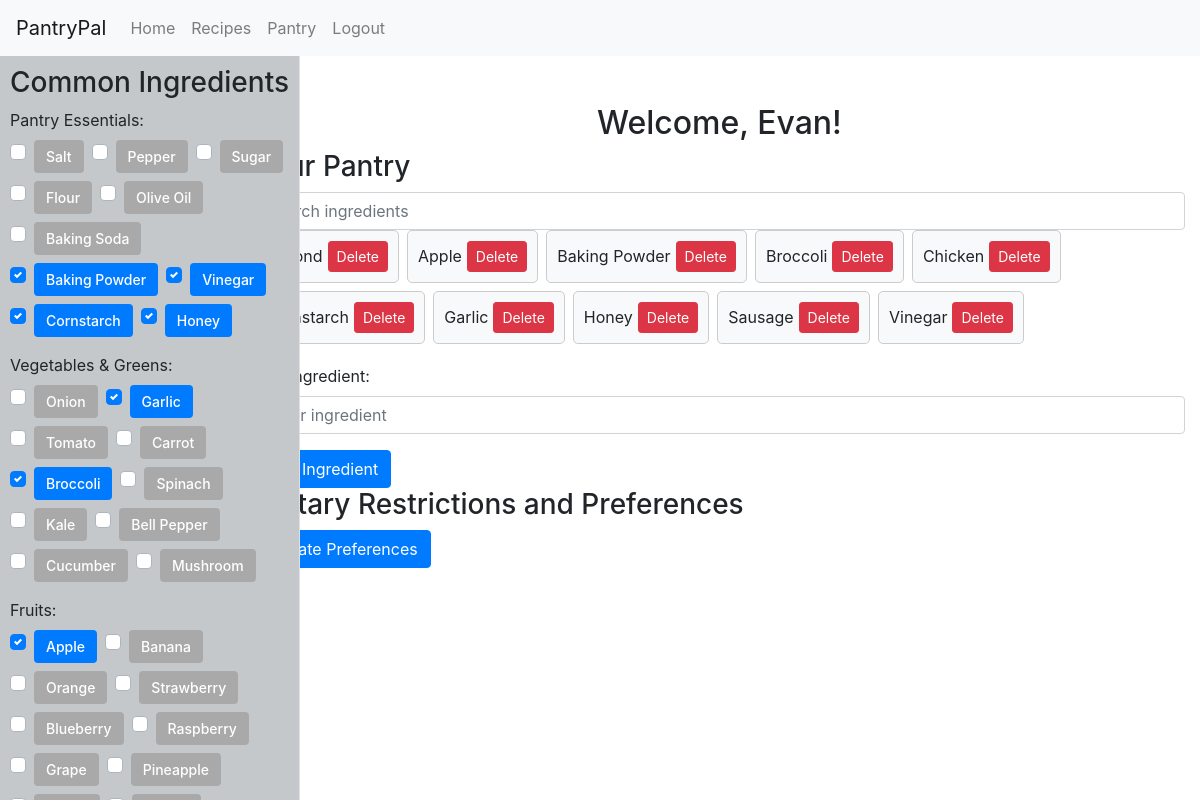
The page /pantry (signed in) on the database its author committed.
### app.py (models this page shows, shortened)
class User(UserMixin, db.Model):
    id = db.Column(db.Integer, primary_key=True)
    username = db.Column(db.String(80), unique=True, nullable=False)
    password = db.Column(db.String(128), nullable=False)

class Ingredient(db.Model):
    id = db.Column(db.Integer, primary_key=True)
    name = db.Column(db.String(80), nullable=False)
    required = db.Column(db.Boolean, nullable=False)
    user_id = db.Column(db.Integer, db.ForeignKey('user.id'), nullable=False)

### app.py (the view)
@app.route('/pantry')
@login_required
def pantry():
    user_ingredients = get_user_ingredients(current_user.id, False)
    return render_template('pantry.html', ingredients=user_ingredients, ingredient_names=[ingredient.name for ingredient in user_ingredients])

### app.py (called while the page is built)
def get_user_ingredients(user_id, as_string=True):
    ingredients = Ingredient.query.filter_by(user_id=user_id).order_by(Ingredient.name).all()
    if as_string == False:
        return ingredients
    ingredient_names = [ingredient.name for ingredient in ingredients]
    return ingredient_names

@login_manager.user_loader
def load_user(user_id):
    return User.query.get(int(user_id))

### templates/pantry.html (shortened to what this page needs)
{% extends 'base.html' %}
{% block content %}
<div class="main-content">
    {% include 'sidebar.html' %}
    <div class="container">
        <h2 class="text-center mt-5">Welcome, {{ current_user.username }}!</h2>
        <h3>Your Pantry</h3>
        <input type="text" id="search-ingredient" class="form-control" placeholder="Search ingredients">
        <div class="scrollable-ingredients">
            <div class="ingredient-list">
                {% for ingredient in ingredients %}
                <div class="ingredient-item">
                    <div class="ingredient-name">{{ ingredient.name }}</div>
                    <form action="{{ url_for('delete_ingredient', ingredient_id=ingredient.id) }}" method="POST" class="delete-ingredient-form">
                        <button type="submit" class="btn btn-danger btn-sm">Delete</button>
                    </form>
                </div>
                {% endfor %}
            </div>
        </div>
        <form method="POST" action="{{ url_for('add_ingredient') }}">
            <div class="form-group">
                <label for="ingredient">Add Ingredient:</label>
                <input type="text" autocomplete="off" class="form-control" id="ingredient" name="ingredient" placeholder="Enter ingredient" required>
            </div>
            <button type="submit" class="btn btn-primary">Add Ingredient</button>
        </form>
        <h3>Dietary Restrictions and Preferences</h3>
        <form method="POST" action="{{ url_for('update_preferences') }}">
            <button type="submit" class="btn btn-primary">Update Preferences</button>
        </form>
    </div>
</div>
{% endblock %}

### templates/base.html (shortened to what this page needs)
<!DOCTYPE html>
<html lang="en">
<head>
    <link rel="stylesheet" href="https://maxcdn.bootstrapcdn.com/bootstrap/4.5.2/css/bootstrap.min.css">
    <link rel="stylesheet" href="{{ url_for('static', filename='css/main.css') }}">
</head>
<body>
    <nav class="navbar navbar-expand-lg navbar-light bg-light">
        <a class="navbar-brand" href="{{ url_for('index') }}">PantryPal</a>
        <div class="collapse navbar-collapse" id="navbarNav">
            <ul class="navbar-nav">
                <li class="nav-item">
                    <a class="nav-link" href="{{ url_for('index') }}">Home</a>
                </li>
                <li class="nav-item">
                    <a class="nav-link" href="{{ url_for('recipe') }}">Recipes</a>
                </li>
                {% if current_user.is_authenticated %}
                    <li class="nav-item">
                        <a class="nav-link" href="{{ url_for('pantry') }}">Pantry</a>
                    </li>
                    <li class="nav-item">
                        <a class="nav-link" href="{{ url_for('logout') }}">Logout</a>
                    </li>
                {% endif %}
            </ul>
        </div>
    </nav>
    {% block content %}
    {% endblock %}
</body>
</html>

### templates/sidebar.html (shortened to what this page needs)
<div class="sidebar-wrapper">
    <div class="sidebar">
        {% if request.path == url_for('pantry') %}
        <h3>Common Ingredients</h3>
            <form method="POST" action="{{ url_for('update_common_ingredients') }}">
                {% for category, category_ingredients in categories %}
                    <div class="form-group">
                        <label>{{ category }}:</label>
                        <div class="ingredient-list">
                            {% for ingredient in category_ingredients %}
                                <div class="custom-control custom-checkbox">
                                    <label class="custom-control-label toggle-label" for="{{ ingredient }}">{{ ingredient }}</label>
                                </div>
                            {% endfor %}
                        </div>
                    </div>
                {% endfor %}
            </form>
        {% endif %}
    </div>
</div>

### static/css/main.css (style rules this page uses)
body { display: flex; min-height: 100vh; flex-direction: column; }
.navbar { z-index: 101; position: fixed; width: 100%; }
.container { margin-top: 56px; }
.main-content { flex: 1; display: flex; }
.sidebar-wrapper { width: 25%; height: calc(100% - 56px); }
.sidebar { position: fixed; top: 56px; left: 0; bottom: 0; width: 25%; padding: 10px; background-color: #c5c8cb; border-right: 1px solid #dee2e6; overflow-y: auto; z-index: 100; }
.scrollable-ingredients { scrollbar-width: thin; scrollbar-color: rgba(0, 0, 0, 0.5) transparent; max-height: 200px; overflow-y: auto; margin-bottom: 20px; }
.ingredient-list { display: grid; grid-template-columns: repeat(auto-fill, minmax(200px, 1fr)); grid-gap: 20px; }
.ingredient-item { display: flex; align-items: center; justify-content: space-between; padding: 10px; border: 1px solid #ccc; border-radius: 5px; background-color: #f8f9fa; }
.delete-ingredient-form { margin-left: 5px; }
.ingredient-list { display: flex; flex-wrap: wrap; gap: 0.5rem; }
.toggle-label { display: inline-block; padding: 6px 12px; font-size: 14px; font-weight: 500; color: #fff; text-align: center; background-color: #A9A9A9; border-radius: 4px; transition: background-color 0.3s; }
.invisible-checkbox:checked + .toggle-label { background-color: #007bff; }

### rows shown on the page
User: username "Evan"
Ingredient: name "Apple"
Ingredient: name "Baking Powder"
Ingredient: name "Broccoli"
Ingredient: name "Chicken"
Ingredient: name "Cornstarch"
Ingredient: name "Garlic"
Ingredient: name "Honey"
Ingredient: name "Sausage"
Ingredient: name "Vinegar"

### other values the page prints
{{ category }} "Pantry Essentials" "Vegetables & Greens" "Fruits"
{{ ingredient }} "Salt" "Pepper" "Sugar" "Flour" "Olive Oil" "Baking Soda" "Baking Powder" "Vinegar" "Cornstarch" "Honey" "Onion" "Garlic" "Tomato" "Carrot" "Broccoli" "Spinach" "Kale" "Bell Pepper" "Cucumber" "Mushroom" "Apple" "Banana" "Orange" "Strawberry" "Blueberry" "Raspberry" "Grape" "Pineapple"
